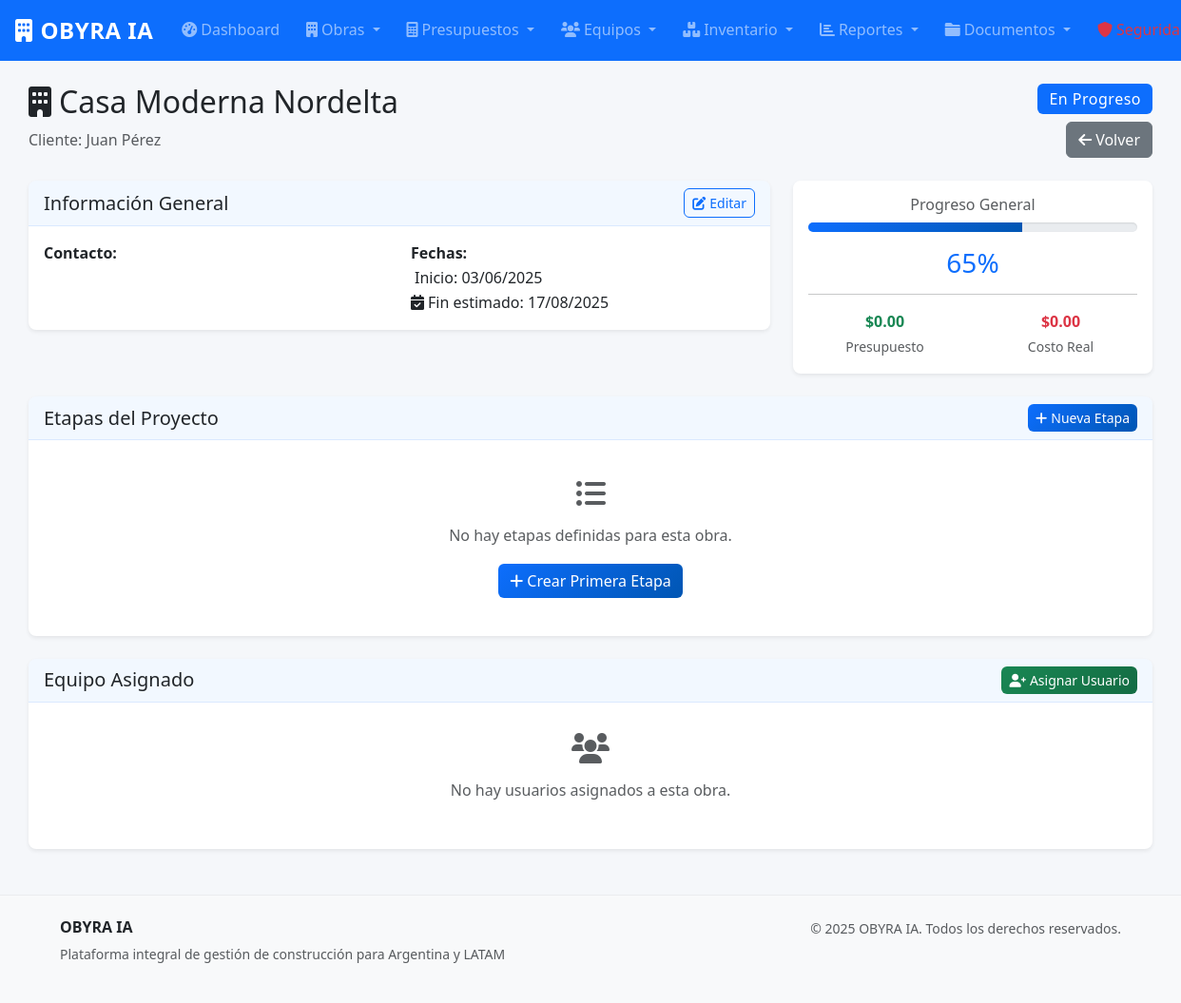
The app's page /obras/1 (signed in), older data.
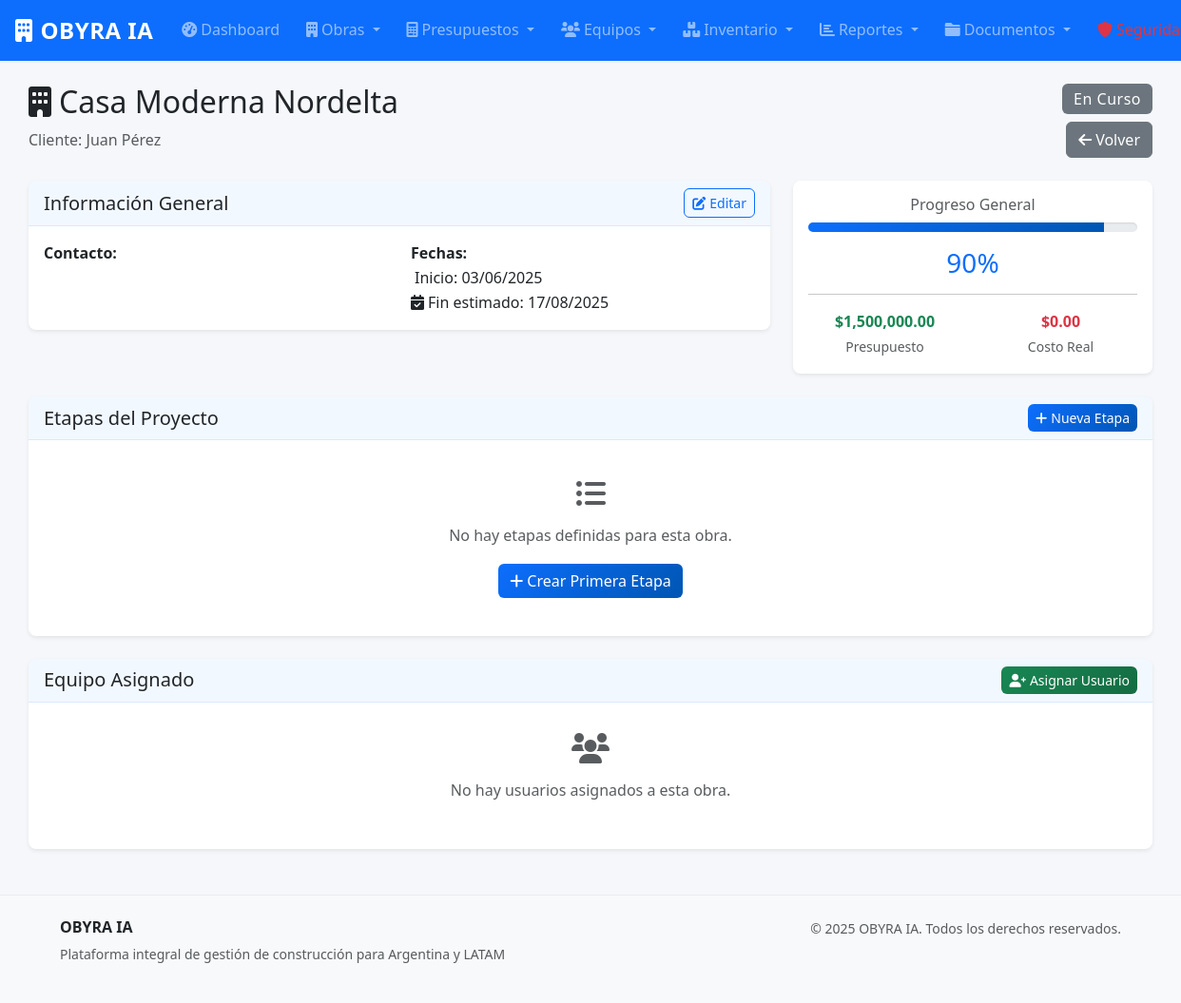
The same page, newer data.
### models.py (models this page shows, shortened)
class Obra(db.Model):
    __tablename__ = 'obras'
    id = db.Column(db.Integer, primary_key=True)
    nombre = db.Column(db.String(200), nullable=False)
    descripcion = db.Column(db.Text)
    direccion = db.Column(db.String(300))
    cliente = db.Column(db.String(200), nullable=False)
    telefono_cliente = db.Column(db.String(20))
    email_cliente = db.Column(db.String(120))
    fecha_inicio = db.Column(db.Date)
    fecha_fin_estimada = db.Column(db.Date)
    fecha_fin_real = db.Column(db.Date)
    estado = db.Column(db.String(20), default='planificacion')  # planificacion, en_curso, pausada, finalizada, cancelada
    presupuesto_total = db.Column(db.Numeric(15, 2), default=0)
    costo_real = db.Column(db.Numeric(15, 2), default=0)
    progreso = db.Column(db.Integer, default=0)  # Porcentaje de avance
    fecha_creacion = db.Column(db.DateTime, default=datetime.utcnow)
    organizacion_id = db.Column(db.Integer, db.ForeignKey('organizaciones.id'), nullable=False)
    organizacion = db.relationship('Organizacion', back_populates='obras')
    etapas = db.relationship('EtapaObra', back_populates='obra', cascade='all, delete-orphan', lazy='dynamic')
    asignaciones = db.relationship('AsignacionObra', back_populates='obra', cascade='all, delete-orphan', lazy='dynamic')
    presupuestos = db.relationship('Presupuesto', back_populates='obra', lazy='dynamic')
    uso_inventario = db.relationship('UsoInventario', back_populates='obra', lazy='dynamic')

### obras.py (the view)
@obras_bp.route('/<int:id>')
@login_required
def detalle(id):
    if not current_user.puede_acceder_modulo('obras'):
        flash('No tienes permisos para ver obras.', 'danger')
        return redirect(url_for('reportes.dashboard'))
    obra = Obra.query.get_or_404(id)
    etapas = obra.etapas.order_by(EtapaObra.orden).all()
    asignaciones = obra.asignaciones.filter_by(activo=True).all()
    usuarios_disponibles = Usuario.query.filter_by(activo=True).all()
    return render_template('obras/detalle.html',
                         obra=obra,
                         etapas=etapas,
                         asignaciones=asignaciones,
                         usuarios_disponibles=usuarios_disponibles)

### app.py (called while the page is built)
@login_manager.user_loader
def load_user(user_id):
    from models import Usuario
    return Usuario.query.get(int(user_id))

@app.template_filter('fecha')
def fecha_filter(fecha):
    if fecha:
        return fecha.strftime('%d/%m/%Y')
    return ''

@app.template_filter('moneda')
def moneda_filter(valor):
    if valor is None:
        return '$0'
    return f'${valor:,.2f}'

@app.template_filter('estado_badge')
def estado_badge_filter(estado):
    badges = {
        'activo': 'bg-success',
        'inactivo': 'bg-secondary',
        'borrador': 'bg-secondary',
        'enviado': 'bg-warning',
        'aprobado': 'bg-success',
        'rechazado': 'bg-danger',
        'planificacion': 'bg-secondary',
        'en_progreso': 'bg-primary',
        'pausada': 'bg-warning',
        'finalizada': 'bg-success',
        'cancelada': 'bg-danger'
    }
    return badges.get(estado, 'bg-secondary')

### models.py (called while the page is built)
    @property
    def nombre_completo(self):
        return f"{self.nombre} {self.apellido}"

### templates/obras/detalle.html (shortened to what the changed rows need)
{% extends "base.html" %}
{% block content %}
<div class="container-fluid mt-4">
    <div class="row">
        <div class="col-12">
            <div class="d-flex justify-content-between align-items-start mb-4">
                <div>
                    <h2><i class="fas fa-building me-2"></i>{{ obra.nombre }}</h2>
                    <p class="text-muted mb-0">Cliente: {{ obra.cliente }}</p>
                </div>
                <div class="text-end">
                    <span class="badge {{ obra.estado|estado_badge }} fs-6 mb-2">
                        {{ obra.estado.replace('_', ' ').title() }}
                    </span>
                    <br>
                    <a href="{{ url_for('obras.lista') }}" class="btn btn-secondary">
                        <i class="fas fa-arrow-left me-1"></i>Volver
                    </a>
                </div>
            </div>
        </div>
    </div>
    <div class="row mb-4">
        <div class="col-lg-8">
            <div class="card">
                <div class="card-body">
                    <div class="row">
                        <div class="col-md-6">
                            <strong>Contacto:</strong><br>
                        </div>
                        <div class="col-md-6">
                            <strong>Fechas:</strong><br>
                            {% if obra.fecha_inicio %}
                            Inicio: {{ obra.fecha_inicio|fecha }}<br>
                            {% endif %}
                            {% if obra.fecha_fin_estimada %}
                            <i class="fas fa-calendar-check me-1"></i>Fin estimado: {{ obra.fecha_fin_estimada|fecha }}<br>
                            {% endif %}
                        </div>
                    </div>
                </div>
            </div>
        </div>
        <div class="col-lg-4">
            <div class="card">
                <div class="card-body text-center">
                    <h6 class="text-muted">Progreso General</h6>
                    <div class="progress mb-3" style="height: 10px;">
                        <div class="progress-bar" role="progressbar" style="width: {{ obra.progreso }}%"></div>
                    </div>
                    <h3 class="text-primary">{{ obra.progreso }}%</h3>
                    <hr>
                    <div class="row text-center">
                        <div class="col-6">
                            <strong class="text-success d-block">{{ obra.presupuesto_total|moneda }}</strong>
                            <small class="text-muted">Presupuesto</small>
                        </div>
                        <div class="col-6">
                            <strong class="text-danger d-block">{{ obra.costo_real|moneda }}</strong>
                            <small class="text-muted">Costo Real</small>
                        </div>
                    </div>
                </div>
            </div>
        </div>
    </div>
</div>
{% endblock %}

Row changes from the older to the newer data that the page shows:
changed Obra "Casa Moderna Nordelta": estado "en_progreso" → "en_curso" (drawn); estado.replace "En Progreso" → "En Curso"; progreso "65" → "90"; presupuesto_total|moneda "$0.00" → "$1,500,000.00"
